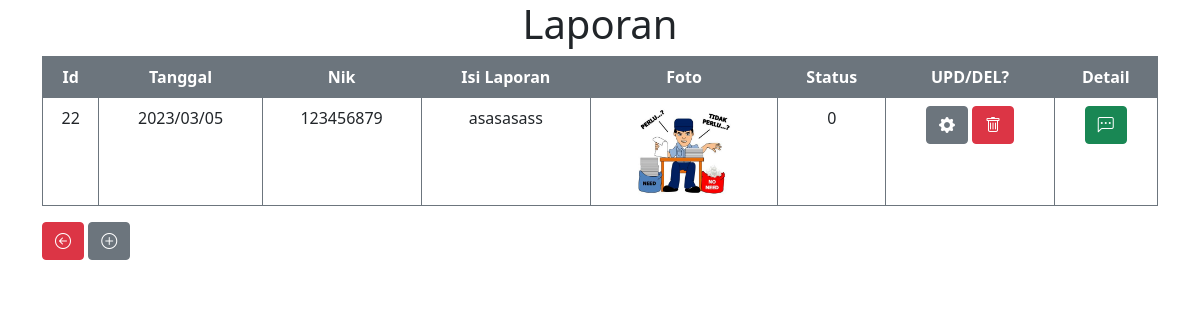
The page /XII_RPL_UKK_Pengaduan_Masyarakat_Tio-main/Theo/laporan.php (signed in) on the database its author committed.
### tables this page shows
CREATE TABLE `pengaduan` (
  `id_pengaduan` int(100) NOT NULL,
  `tgl_pengaduan` date NOT NULL,
  `nik` char(20) NOT NULL,
  `isi_laporan` varchar(32) NOT NULL,
  `foto` varchar(225) NOT NULL,
  `status` enum('0','proses','selesai') NOT NULL
);

### XII_RPL_UKK_Pengaduan_Masyarakat_Tio-main/Theo/laporan.php (the view, shortened to what this page needs)
<!doctype html>
<html lang="en">
  <head>
    <link href="https://cdn.jsdelivr.net/npm/bootstrap@5.0.2/dist/css/bootstrap.min.css" rel="stylesheet">
    <link rel="stylesheet" href="https://cdn.jsdelivr.net/npm/bootstrap-icons@1.10.3/font/bootstrap-icons.css">
  </head>
  <body>
        <?php
        $nik = $_SESSION['nik'];
        $db = new PDO("mysql:host=localhost;dbname=pengaduan_masyarakat",'root', '');
        $query = $db->query("SELECT * FROM pengaduan  where nik='$nik'");
        ?>
    <div class="container-sm">
        <h1 class="text-black text-center">Laporan</h1>
        <table border="1" cellpadding="10" cellspacing="0" class="table table-bordered border-secondary bg-white text-center">
            <thead class="bg-secondary text-white">
                <th>Id</th>
                <th>Tanggal</th>
                <th>Nik</th>
                <th>Isi Laporan</th>
                <th>Foto</th>
                <th>Status</th>
                <th>UPD/DEL?</th>
                <th>Detail</th>
            </thead>
            <tbody>
            <?php while($data = $query->fetch()): ?>
                <tr>
                    <td><?= $data['id_pengaduan'] ?></td>
                    <td><?= "" . date("Y/m/d") ?></td>
                    <td><?= $data['nik'] ?></td>
                    <td><?= $data['isi_laporan'] ?></td>
                    <td><img src="<?= './foto/' . $data['foto'] ?>" width="100px"></td>
                    <td><?= $data['status'] ?></td>
                    <td>
                        <a href="edit2.php?nik=<?= $data['nik'] ?>"class="btn btn-secondary"><i class="bi bi-gear-fill"></i></a>
                        <a href="proses_hapus2.php?id_pengaduan=<?= $data['id_pengaduan'] ?>"class="btn btn-danger"><i class="bi bi-trash"></i></a>
                    </td>
                    <td>
                    <a href="detail_laporan.php?id_pengaduan=<?= $data['id_pengaduan'] ?>"class="btn btn-success"><i class="bi bi-chat-left-dots"></i></a>
                    </td>
                </tr>
            <?php endwhile ?>
            </tbody>
    </table>
    <a href="index.php "class="btn btn-danger"><i class="bi bi-arrow-left-circle"></i></a>
    <a href="tambah5.php"class="btn btn-secondary"><i class="bi bi-plus-circle"></i></a>
        </div>
  </body>
</html>

### XII_RPL_UKK_Pengaduan_Masyarakat_Tio-main/Theo/laporan.php (style rules this page uses)
body { background-image: url("pixelart.jpg"); background-size: cover; }

### rows shown on the page
pengaduan: id_pengaduan "22", nik "123456879", isi_laporan "asasasass", foto (picture), status "0"
